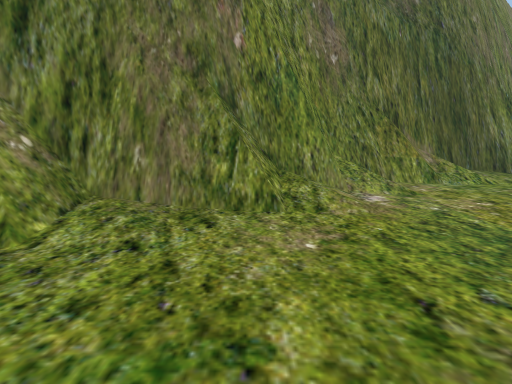
View 1 (above)

16 first-person views from a walk through a scene from a Unity 3-D project. The camera is 1.4 m above the floor, tilts 10° down and sees 85° across. The floor is counted in squares, 1 m on a side. Each view is taken from the middle of a square. On the plan, view 1 faces up. The plan holds only what a view shows up to about 14 squares ahead; the rest is blank. The place goes on beyond the plan. Some trees and plants on the terrain are drawn as simple stand-ins. The player character is not drawn. Door leaves are left out, so doorways stand open.

View 2
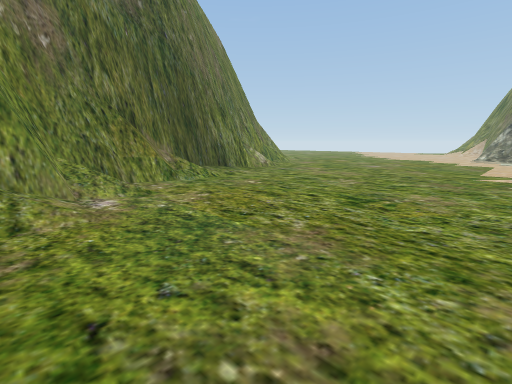

View 3
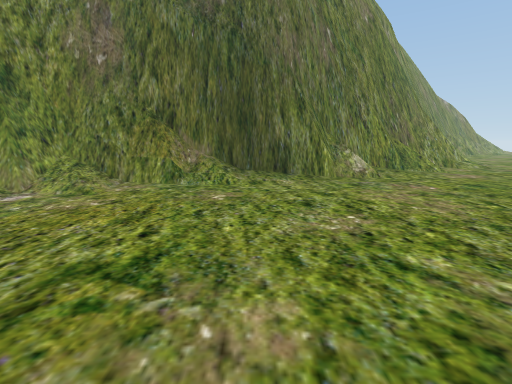

View 4
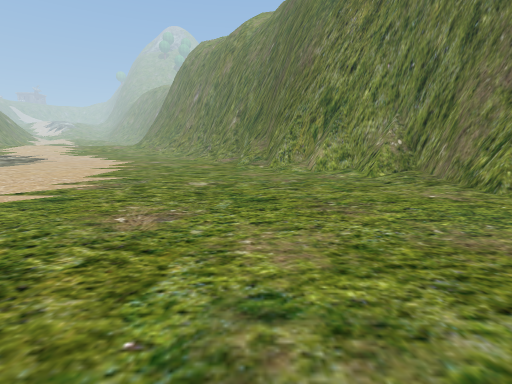

View 5
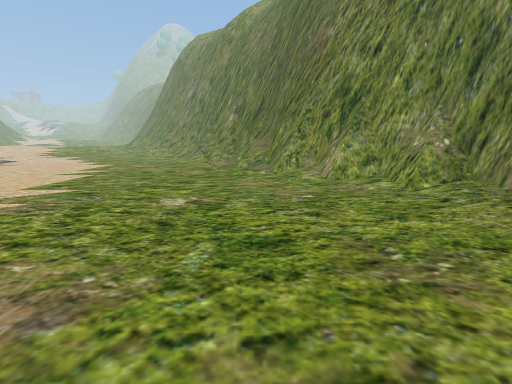

View 6
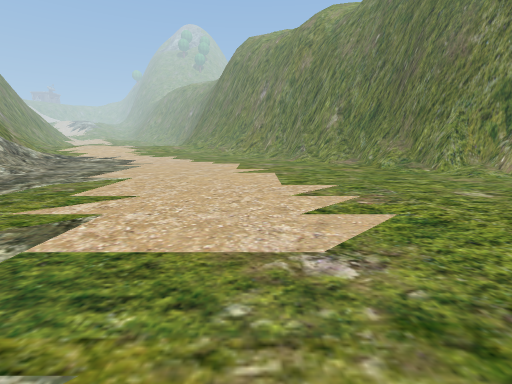

View 7
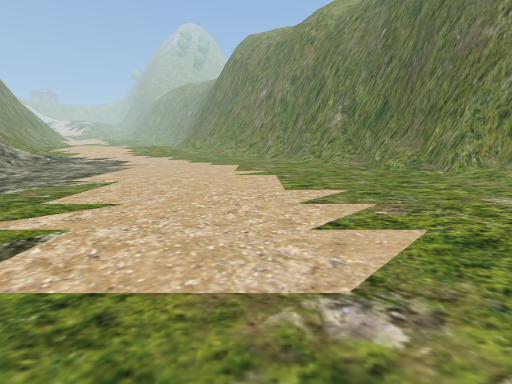

View 8
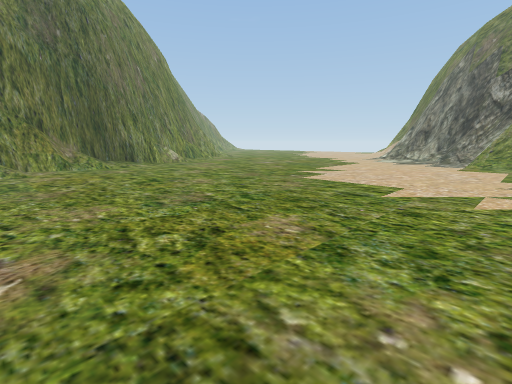

View 9
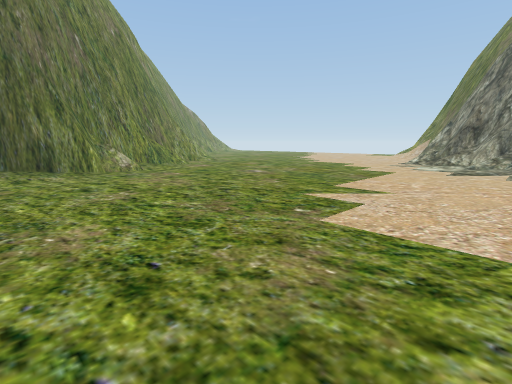

View 10
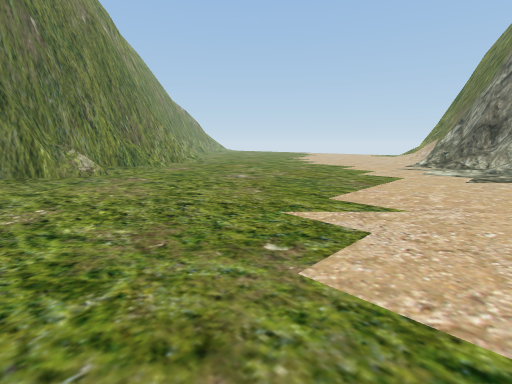

View 11
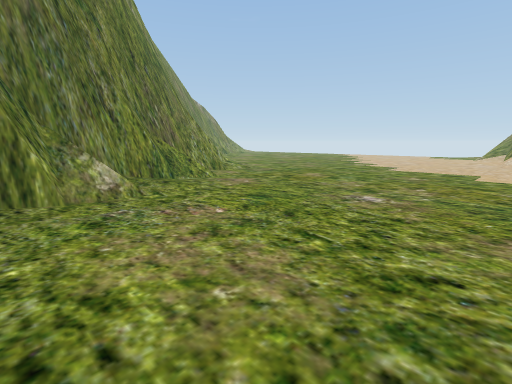

View 12
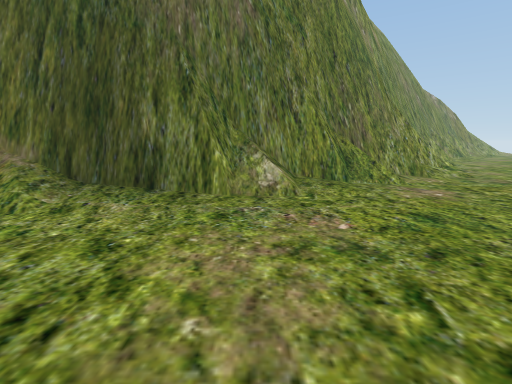

View 13
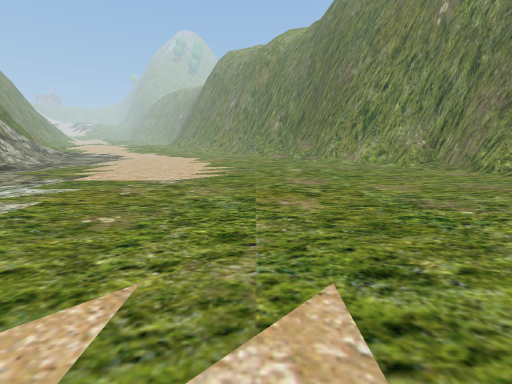

View 14
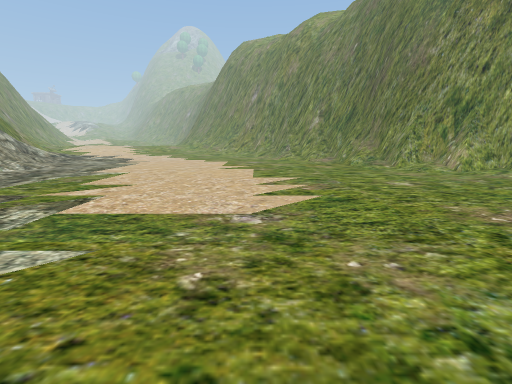

View 15
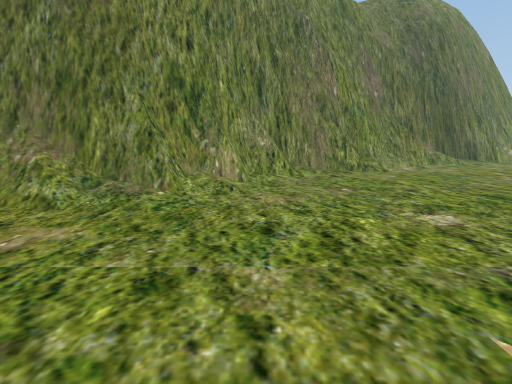

View 16
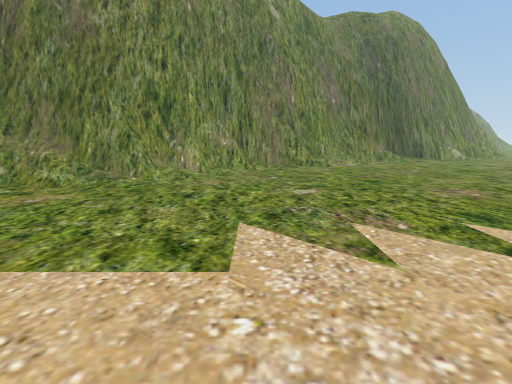

### Floor plan
Key: @ floor where view 1 was taken; # wall or solid block; . floor; / step, stairs or slope; = window, fence, low wall or low ledge; O other object.
Columns run from 9 left of view 1 to 19 right of it. Each row starts with its distance up from view 1.
 17                             #
 16                         #####
 15                         ##//.
 14                      ####=//.
 13                     ##///....
 12               ########//.....
 11              ##=//...........
 10            ####=//...........
  9            #//...............
  8         ####//...............
  7        ###O/.................
  6     ######//.................
  5    ###.......................
  4    ###.......................
  3   ##.........................
  2  ###.........................
  1 ##O..........................
  0 ##.......@...................
 -1 O............................
 -2 .............................
 -3 .............................
 -4 .............................
 -5 .............................
 -6 .............................
 -7 ........................
 -8 ....................
 -9 ...................
-10 ..................
-11 .................
-12 ................
-13 ...............
-14 .............
-15 ............
-16 ...........
-17 ..........
-18 .......
-19 ...../
-20 ..///
-21  //

Where each view was taken, in squares from view 1:
view 1: 0 up, 0 right, facing up
view 2: 0 up, 1 right, facing up-right
view 3: 0 up, 9 right, facing up
view 4: 1 down, 8 right, facing left
view 5: 1 down, 5 right, facing left
view 6: 9 down, 6 right, facing left
view 7: 9 down, 5 right, facing left
view 8: 7 down, 3 right, facing up-right
view 9: 3 down, 8 right, facing up-right
view 10: 2 down, 10 right, facing up-right
view 11: 4 up, 11 right, facing up-right
view 12: 4 up, 13 right, facing up
view 13: 5 down, 13 right, facing left
view 14: 8 down, 8 right, facing left
view 15: 8 down, 5 left, facing up
view 16: 11 down, 3 left, facing up
